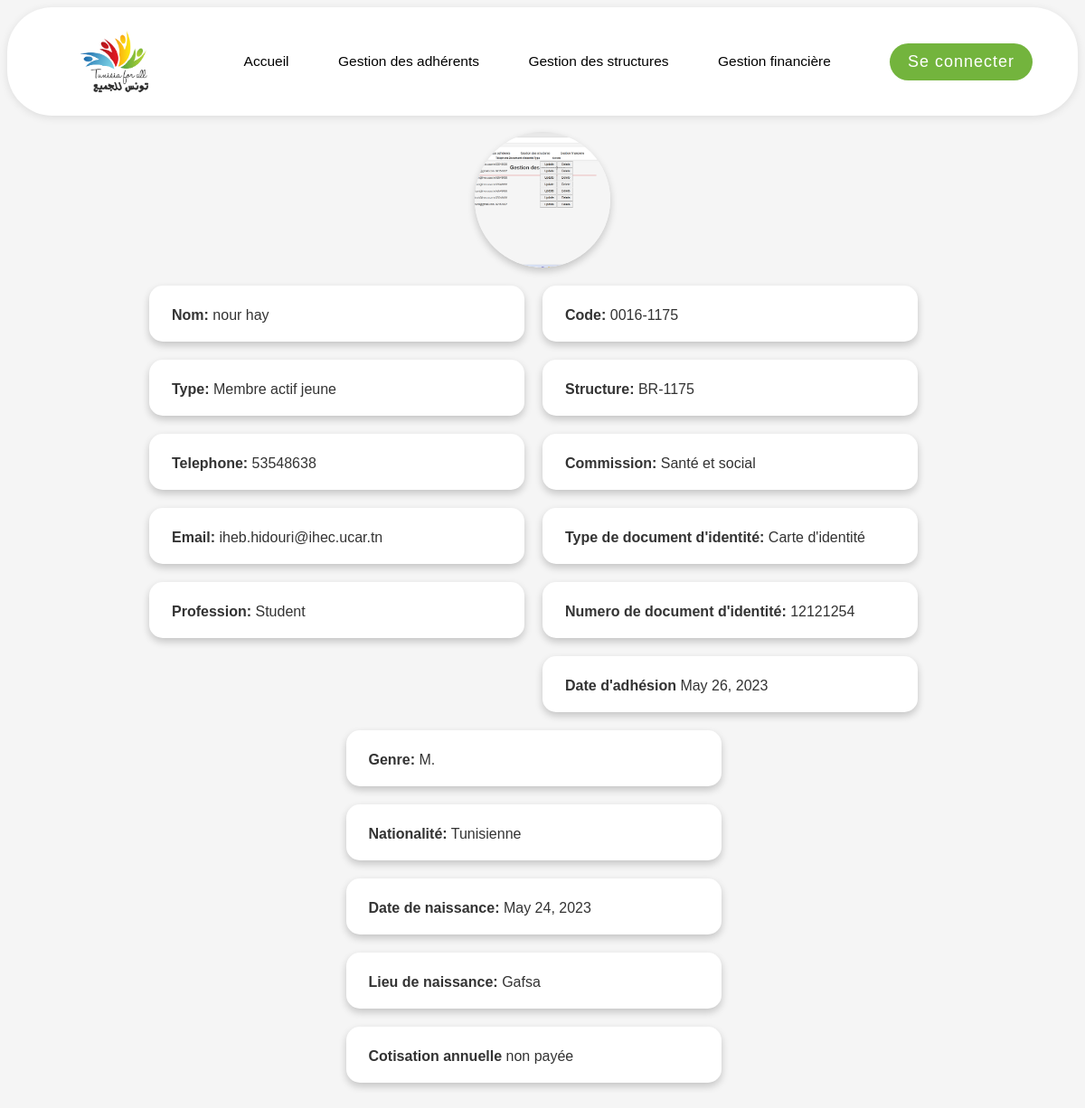
The page /consult_adherent/54/ on the database as committed earlier.
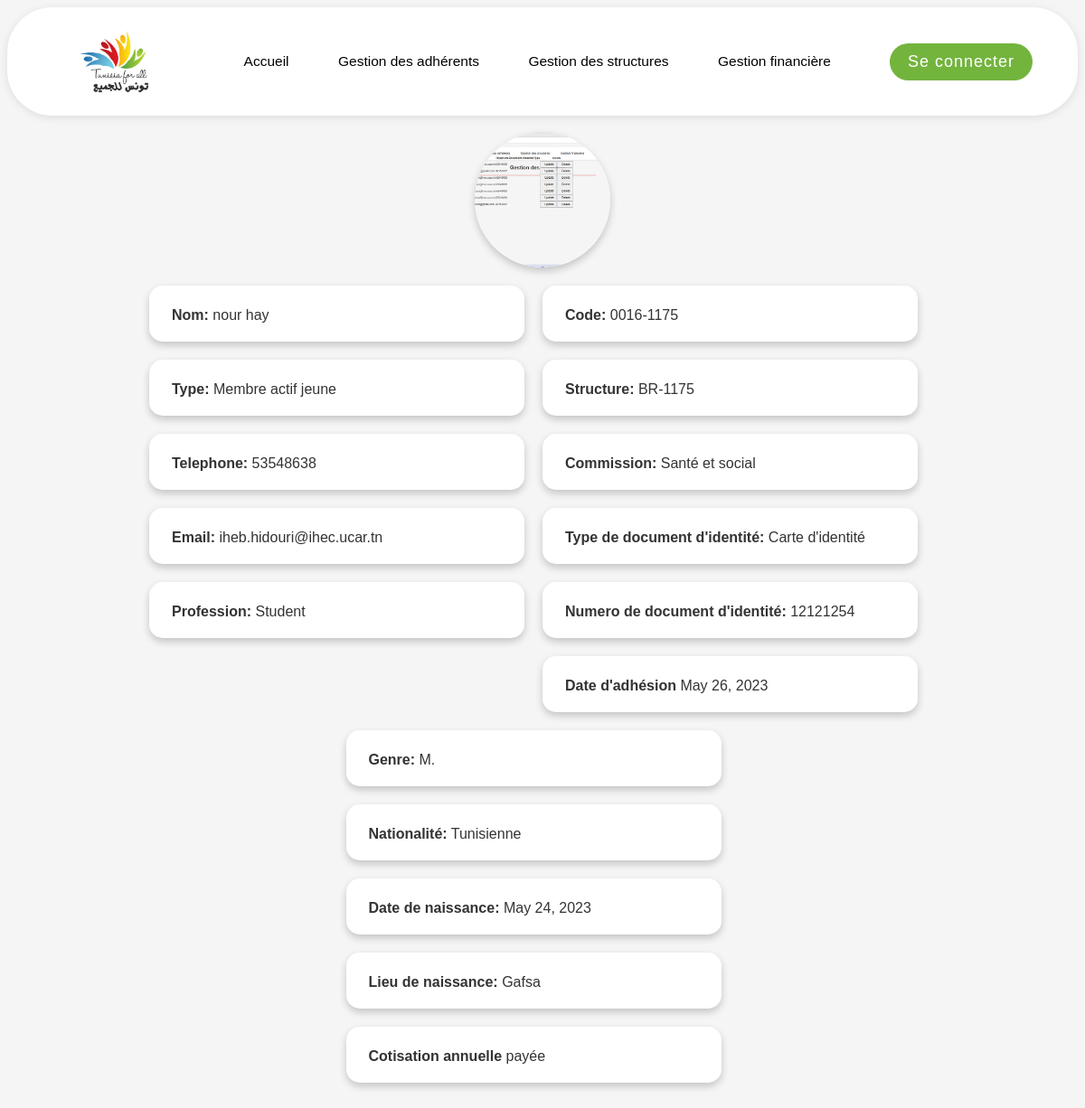
The same page on the database as committed later.
### base/models.py (models this page shows, shortened)
class Adherent(models.Model):
    user = models.OneToOneField(User, on_delete=models.CASCADE , related_name='adherent')
    code = models.CharField(max_length=8)
    photo_de_profile= models.ImageField(upload_to='img/',null=True, blank=True)
    structure = models.ForeignKey(Structure, on_delete=models.CASCADE , related_name='adherents', default = 1)
    TYPE_ADHERENT_CHOICES = (
    ('Membre fondateur', 'Membre fondateur'),
    ('Membre actif', 'Membre actif'),
    ('Membre actif jeune', 'Membre actif jeune'),
    ('Soutien', 'Soutien'),
    ('Président', 'Président'),
    ('Directeur Executif', 'Directeur Executif'),
    ('Trésorier', 'Trésorier'),
    ('Simple membre', 'Simple membre'),
    )
    type_adhérent = models.CharField(max_length=20, choices=TYPE_ADHERENT_CHOICES)
    GENRE_CHOICES = (
        ('M', 'M.'),
        ('F', 'Mme.'),
    )
    genre = models.CharField(max_length=1, choices=GENRE_CHOICES)
    nom = models.CharField(max_length=50)
    prénom = models.CharField(max_length=50)
    DOCUMENT_IDENTITE_CHOICES = (
        ('CI', 'Carte d\'identité'),
        ('CS', 'Carte de séjour'),
    )
    type_document_identité = models.CharField(max_length=2, choices=DOCUMENT_IDENTITE_CHOICES,null=True)
    numero_document_identité = models.CharField(max_length=8)
    nationalité = models.CharField(max_length=50)
    date_de_naissance = models.DateField()
    lieu_de_naissance = models.CharField(max_length=50)
    profession = models.CharField(max_length=50)
    numéro_de_téléphone = models.CharField(max_length=20)
    adresse_email = models.EmailField(max_length=50)
    COMMISSION_CHOICES = (
        ('Enseignement, Sciences et Technologies', 'Enseignement, Sciences et Technologies'),
        ('Développement et emploi', 'Développement et emploi'),
        ('Santé et social', 'Santé et social'),
        ('Culture, tourisme et environnement', 'Culture, tourisme et environnement'),
        ('Autre', 'Autre'),
    )
    commissions = models.CharField(max_length=(50), choices=COMMISSION_CHOICES,null=True,blank=True)
    date_adhésion = models.DateField(blank=True, null=True)
    date_depart = models.DateField(null=True, blank=True)
    motif_depart = models.CharField(max_length=50, null=True, blank=True)
    cotisation_annuelle = models.CharField(max_length=50, default='non payée')
    exclude_fields = ['date_adhesion', 'date_naissance']

class Structure(models.Model):
    BN = 'BN'
    BR = 'BR'
    BL = 'BL'
    PR = 'PR'
    TYPE_CHOICES = [
        (BN, 'Bureau National'),
        (BR, 'Bureau regional'),
        (BL, 'Bureau Local'),
        (PR, 'Projet'),
    ]
    code_structure = models.CharField(max_length=6)
    type = models.CharField(max_length=2, choices=TYPE_CHOICES)
    libellé = models.CharField(max_length=20)
    rue = models.CharField(max_length=20)
    gouvernorat = models.ForeignKey(Governat, on_delete=models.CASCADE , related_name='structures')
    délégation = models.ForeignKey(Delegation, on_delete=models.CASCADE , related_name='structures')
    code_postal = models.CharField(max_length=4)
    numéro_de_téléphone = models.CharField(max_length=20)
    adresse_email = models.EmailField()
    date_de_création = models.DateField()
    date_ag = models.DateField()
    exclude_fields = ['date_creation', 'date_ag']
    def __str__(self):
       return self.code_structure

### base/views.py (the view)
# urls.py: path('consult_adherent/<str:pk>/', views.consult_adherent, name='consult_adherent'),
def consult_adherent(request, pk):
    adherent = Adherent.objects.get(id=pk)
    return render(request, 'base/consult_adherent.html', {'adherent': adherent})

### base/templates/base/consult_adherent.html (shortened to what this page needs)
{% extends 'main.html' %}
{% load static %}
{% block content %}
<!DOCTYPE html>
<html>
<head>
</head>
<body>
    <br>
    <div class="container">
        <div class="profile-picture">
            <img src="{{ adherent.photo_de_profile.url }}">
        </div>
        <div class="row">
            <div class="info-box">
                <p><strong>Nom:</strong> {{ adherent.nom }} {{ adherent.prénom }}</p>
            </div>
            <div class="info-box">
                <p><strong>Type:</strong> {{ adherent.get_type_adhérent_display }}</p>
            </div>
            <div class="info-box">
                <p><strong>Telephone:</strong> {{ adherent.numéro_de_téléphone }}</p>
            </div>
            <div class="info-box">
                <p><strong>Email:</strong> {{ adherent.adresse_email }}</p>
            </div>
            <div class="info-box">
                <p><strong>Profession:</strong> {{ adherent.profession }}</p>
            </div>
        </div>
        <div class="row">
            <div class="info-box">
                <p><strong>Code:</strong> {{ adherent.code }}</p>
            </div>
            <div class="info-box">
                <p><strong>Structure:</strong> {{ adherent.structure }}</p>
            </div>
            <div class="info-box">
                <p><strong>Commission:</strong> {{ adherent.commissions }}</p>
            </div>
            <div class="info-box">
                <p><strong>Type de document d'identité:</strong> {{ adherent.get_type_document_identité_display }}</p>
            </div>
            <div class="info-box">
                <p><strong>Numero de document d'identité:</strong> {{ adherent.numero_document_identité }}</p>
            </div>
            <div class="info-box">
                <p><strong>Date d'adhésion</strong> {{ adherent.date_adhésion }}</p>
            </div>
        </div>
        <div class="row">
            <div class="info-box">
                <p><strong>Genre:</strong> {{ adherent.get_genre_display }}</p>
            </div>
            <div class="info-box">
                <p><strong>Nationalité:</strong> {{ adherent.nationalité }}</p>
            </div>
            <div class="info-box">
                <p><strong>Date de naissance:</strong> {{ adherent.date_de_naissance }}</p>
            </div>
            <div class="info-box">
                <p><strong>Lieu de naissance:</strong> {{ adherent.lieu_de_naissance }}</p>
            </div>
            <div class="info-box">
                <p><strong>Cotisation annuelle</strong> {{ adherent.cotisation_annuelle }}</p>
            </div>
        </div>
    </div>
</body>
</html>
{% endblock %}

### templates/main.html (shortened to what this page needs)
{% load static %}
<!DOCTYPE html>
<html>
<head>
    <link rel='stylesheet' type="text/css" href="{%static '/css/style.css'%}" >
</head>
<body>
    {% include 'navbar.html' %}
    {% block content %}
    {% endblock %}
</body>
</html>

### templates/navbar.html (shortened to what this page needs)
{% load static %}
<!DOCTYPE html>
<html>
    <head>
        <link rel="stylesheet" type="text/css" href="#">
    </head>
    <body>
        <header>
            <img class="logo" src="{% static 'img/navbar_logo.png' %}" alt="logo">
            <nav>
                <ul class ="liens">
                    <li><a href="{% url 'home' %}" class="lneutral">Accueil</a></li>
                    <li><a href="{% url 'gestion_adherent' %}" class="ladherent">Gestion des adhérents</a></li>
                    <li><a href="{% url 'gestion_structure' %}" class="lstructure" >Gestion des structures</a></li>
                    <li><a href="{% url 'gestion_financiere' %}" class="lfinance" >Gestion financière</a></li>
                </ul>
            </nav>
            {% if request.user.is_authenticated %}
              <li><a class="profile" href="{% url 'logout' %}" ><button>Se déconnecter</button></a></li>
            {% else %}
              <li><a class="profile" href="{% url 'login' %}" ><button>Se connecter</button></a></li>
            {% endif %}
        </header>
    </body>
</html>

### static/css/style.css (style rules this page uses)
body { font-family: Arial, sans-serif; background-color: #F5F5F5; color: #333333; }
header { display: flex; justify-content: space-between; align-items: center; border-radius: 50px; background-color: #fff; height: 80px; padding: 20px 50px; box-shadow: 0px 2px 10px rgba(0, 0, 0, 0.1); }
.logo { height: 70px; margin-left:30px; }
nav { display: flex; align-items: center; }
li { list-style: none; }
.liens a { text-decoration: none; color: #000; font-size: 15.5px; padding: 10px 15px; border-radius: 50px; transition: background-color 0.2s ease; }
.profile button { background-color: #73B43D; color: #fff; border: none; border-radius: 50px; padding: 10px 20px; font-size: 18px; cursor: pointer; transition: background-color 0.2s ease; letter-spacing: 1px; }
nav ul li { list-style-type:none; display: inline-block; padding: 10px; }
.container { position: relative; display: flex; flex-wrap: wrap; justify-content: center; }
.info-box { background-color: #ffffff; padding: 10px; padding-top: 8px; padding-left: 25px; border-radius: 15px; box-shadow: 0 4px 8px rgba(0, 0, 0, 0.2); margin-bottom: 20px; width: 380px; margin-right: 20px; transition: box-shadow 0.3s ease; z-index: 1; }
.info-box p { margin-bottom: 10px; }
.info-box strong { font-weight: bold; }
.profile-picture { position: relative; display: flex; justify-content: center; align-items: center; margin-bottom: 20px; width: 100%; text-align: center; }
.profile-picture img { width: 150px; height: 150px; border-radius: 50%; object-fit: cover; box-shadow: 0 4px 8px rgba(0, 0, 0, 0.2); }

Rows that differ between the two databases and show on the page:
changed Adherent "nour": cotisation_annuelle "non payée" → "payée"
